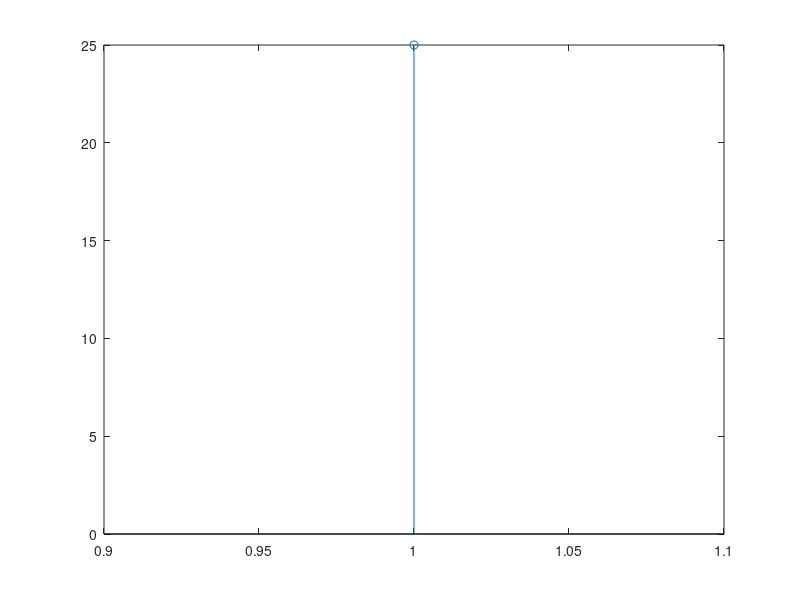

Reproduce this figure in MATLAB.
clc
clear all
close all
x1 = input("Enter x1(n): ");
X1 = length(x1);
x2 = input("Enter x2(n): ");
X2 = length(x2);

N = X1+X2 - 1
l = 1:N
X1 = [x1 zeros(1,N)]
X2 = [x2 zeros(1,N)]

for i = 1:N
    y(i) = 0;
    for j = 1:N
        if(i-j+1 > 0)
            y(i) = y(i) + X1(j).*X2(i-j+1)
        else
        end
    end
end
disp(y)
stem(l,y)